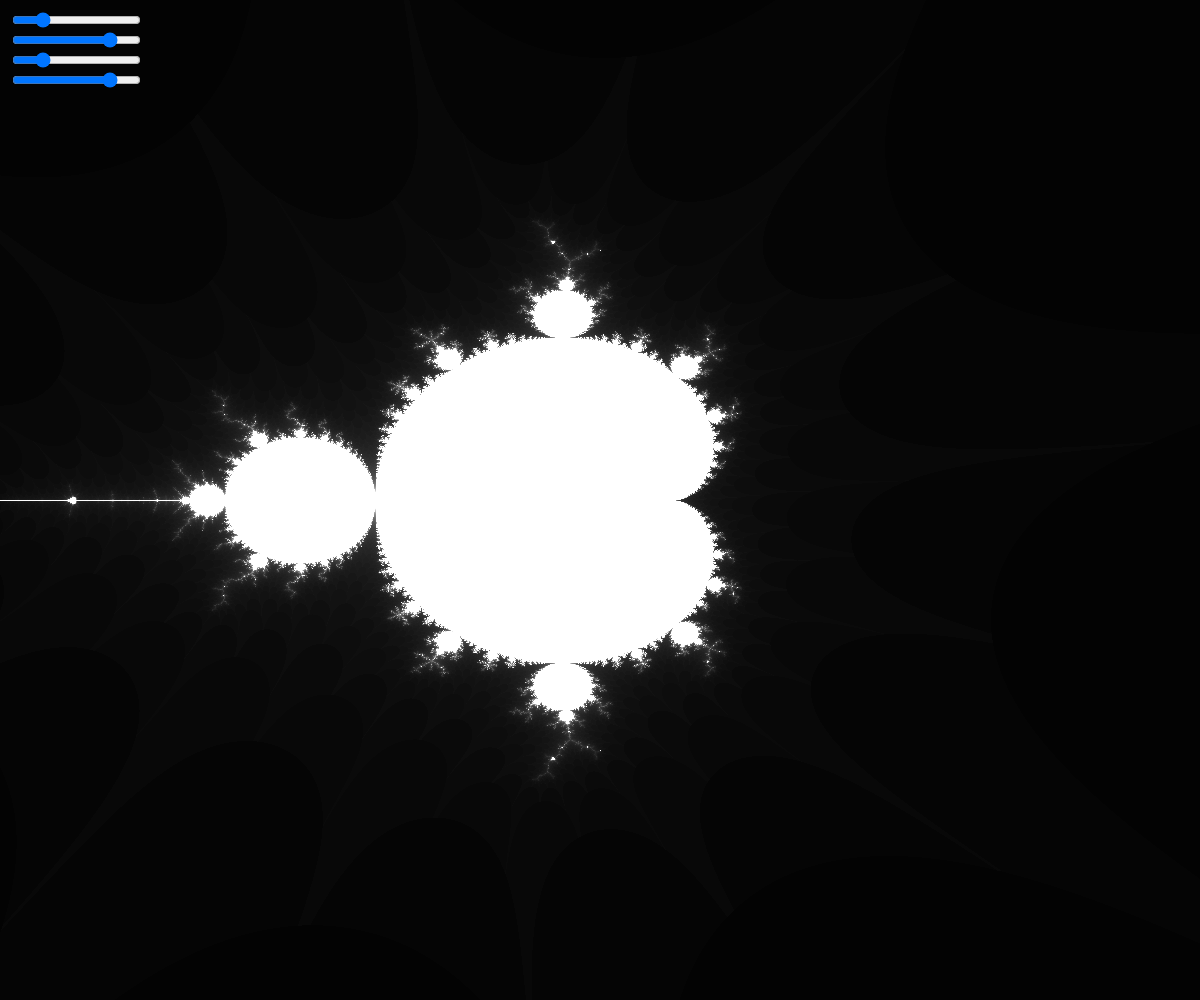
Frame 1 (no input)
Frame 60 (no input): identical to frame 1, image omitted
Frame 120 (the mouse pressed at the canvas centre since frame 60): identical to frame 1, image omitted

The p5.js sketch that drew this single still picture (run headless with seeded random() and noise() and a simulated clock; from frame 60 on, the mouse is pressed at the canvas centre):

// p5.js sketch
// ── sketch.js
var minX, maxX, minY, maxY;
var oldminX, oldmaxX, oldminY, oldmaxY;
var xSl, ySl, zSl;
function setup() {
    createCanvas(window.innerWidth,window.innerHeight);
    pixelDensity(1);
    minX=createSlider(-2.5,0,-2, 0.01);
    minX.position(10,10);
    maxX=createSlider(0,2.5,2, 0.01);
    maxX.position(10,30);
    minY=createSlider(-2.5,0,-2, 0.01);
    minY.position(10,50);
    maxY=createSlider(0,2.5,2, 0.01);
    maxY.position(10,70);
    console.log(width*height*100);
}
function draw() {
    if(oldminX!=minX.value() || oldmaxX!=maxX.value() || oldminY!=minY.value() || oldminY!=minX.value()) {
        loadPixels();
        for(var x=0;x<width;x++) {
            for(var y=0;y<height;y++) {
                var n=0;
                var a=map(x,0,width,minX.value(),maxX.value());
                var b=map(y,0,height,minY.value(),maxY.value());
                var olda=a;
                var oldb=b;
                for(;n<100;) {
                    var aa=a*a-b*b;
                    var bb=2*a*b;
                    a=aa+olda;
                    b=bb+oldb;
                    if(abs(a+b)>16) {
                        break;
                    }
                    n++;
                }
                var c=map(n,0,100,0,255);
                var p=(x+y*width)*4;
                pixels[p]=c;
                pixels[p+1]=c;
                pixels[p+2]=c;
                pixels[p+3]=255;
            }
        }
        updatePixels();
        oldminX=minX.value();
        oldmaxX=maxX.value();
        oldminY=minY.value();
        oldmaxY=maxY.value();
    }
}
